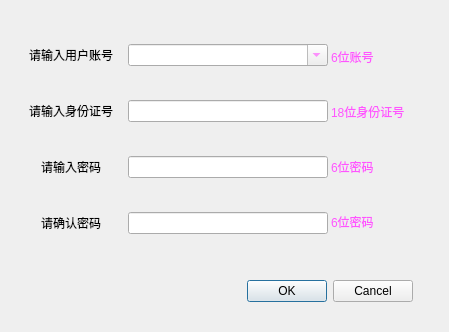
<?xml version="1.0" encoding="UTF-8"?>
<ui version="4.0">
 <class>user_account_detail</class>
 <widget class="QMainWindow" name="user_account_detail">
  <property name="geometry">
   <rect>
    <x>0</x>
    <y>0</y>
    <width>449</width>
    <height>332</height>
   </rect>
  </property>
  <property name="maximumSize">
   <size>
    <width>500</width>
    <height>16777215</height>
   </size>
  </property>
  <property name="windowTitle">
   <string>账户明细</string>
  </property>
  <property name="styleSheet">
   <string notr="true">background-image: url(:/imagin/花3.bmp);</string>
  </property>
  <widget class="QWidget" name="centralwidget">
   <widget class="QWidget" name="gridLayoutWidget">
    <property name="geometry">
     <rect>
      <x>20</x>
      <y>20</y>
      <width>311</width>
      <height>241</height>
     </rect>
    </property>
    <layout class="QGridLayout" name="gridLayout">
     <item row="3" column="1">
      <widget class="QLineEdit" name="user_passward2">
       <property name="maximumSize">
        <size>
         <width>200</width>
         <height>16777215</height>
        </size>
       </property>
       <property name="sizeIncrement">
        <size>
         <width>200</width>
         <height>0</height>
        </size>
       </property>
       <property name="alignment">
        <set>Qt::AlignLeading|Qt::AlignLeft|Qt::AlignVCenter</set>
       </property>
      </widget>
     </item>
     <item row="1" column="1">
      <widget class="QLineEdit" name="user_id">
       <property name="maximumSize">
        <size>
         <width>200</width>
         <height>16777215</height>
        </size>
       </property>
       <property name="sizeIncrement">
        <size>
         <width>200</width>
         <height>0</height>
        </size>
       </property>
       <property name="palette">
        <palette>
         <active>
          <colorrole role="Text">
           <brush brushstyle="SolidPattern">
            <color alpha="255">
             <red>255</red>
             <green>85</green>
             <blue>255</blue>
            </color>
           </brush>
          </colorrole>
          <colorrole role="BrightText">
           <brush brushstyle="SolidPattern">
            <color alpha="255">
             <red>255</red>
             <green>85</green>
             <blue>255</blue>
            </color>
           </brush>
          </colorrole>
          <colorrole role="ButtonText">
           <brush brushstyle="SolidPattern">
            <color alpha="255">
             <red>255</red>
             <green>85</green>
             <blue>255</blue>
            </color>
           </brush>
          </colorrole>
         </active>
         <inactive>
          <colorrole role="Text">
           <brush brushstyle="SolidPattern">
            <color alpha="255">
             <red>255</red>
             <green>85</green>
             <blue>255</blue>
            </color>
           </brush>
          </colorrole>
          <colorrole role="BrightText">
           <brush brushstyle="SolidPattern">
            <color alpha="255">
             <red>255</red>
             <green>85</green>
             <blue>255</blue>
            </color>
           </brush>
          </colorrole>
          <colorrole role="ButtonText">
           <brush brushstyle="SolidPattern">
            <color alpha="255">
             <red>255</red>
             <green>85</green>
             <blue>255</blue>
            </color>
           </brush>
          </colorrole>
         </inactive>
         <disabled>
          <colorrole role="Text">
           <brush brushstyle="SolidPattern">
            <color alpha="255">
             <red>120</red>
             <green>120</green>
             <blue>120</blue>
            </color>
           </brush>
          </colorrole>
          <colorrole role="BrightText">
           <brush brushstyle="SolidPattern">
            <color alpha="255">
             <red>255</red>
             <green>85</green>
             <blue>255</blue>
            </color>
           </brush>
          </colorrole>
          <colorrole role="ButtonText">
           <brush brushstyle="SolidPattern">
            <color alpha="255">
             <red>120</red>
             <green>120</green>
             <blue>120</blue>
            </color>
           </brush>
          </colorrole>
         </disabled>
        </palette>
       </property>
      </widget>
     </item>
     <item row="1" column="0">
      <widget class="QLabel" name="label">
       <property name="minimumSize">
        <size>
         <width>100</width>
         <height>30</height>
        </size>
       </property>
       <property name="maximumSize">
        <size>
         <width>100</width>
         <height>30</height>
        </size>
       </property>
       <property name="palette">
        <palette>
         <active/>
         <inactive/>
         <disabled/>
        </palette>
       </property>
       <property name="text">
        <string>请输入身份证号</string>
       </property>
       <property name="alignment">
        <set>Qt::AlignCenter</set>
       </property>
      </widget>
     </item>
     <item row="2" column="0">
      <widget class="QLabel" name="label_3">
       <property name="minimumSize">
        <size>
         <width>100</width>
         <height>30</height>
        </size>
       </property>
       <property name="maximumSize">
        <size>
         <width>100</width>
         <height>30</height>
        </size>
       </property>
       <property name="palette">
        <palette>
         <active/>
         <inactive/>
         <disabled/>
        </palette>
       </property>
       <property name="text">
        <string>请输入密码</string>
       </property>
       <property name="alignment">
        <set>Qt::AlignCenter</set>
       </property>
      </widget>
     </item>
     <item row="2" column="1">
      <widget class="QLineEdit" name="user_passward1">
       <property name="maximumSize">
        <size>
         <width>200</width>
         <height>16777215</height>
        </size>
       </property>
       <property name="sizeIncrement">
        <size>
         <width>200</width>
         <height>0</height>
        </size>
       </property>
       <property name="alignment">
        <set>Qt::AlignLeading|Qt::AlignLeft|Qt::AlignVCenter</set>
       </property>
      </widget>
     </item>
     <item row="0" column="0">
      <widget class="QLabel" name="label_2">
       <property name="minimumSize">
        <size>
         <width>100</width>
         <height>30</height>
        </size>
       </property>
       <property name="maximumSize">
        <size>
         <width>100</width>
         <height>30</height>
        </size>
       </property>
       <property name="palette">
        <palette>
         <active/>
         <inactive/>
         <disabled/>
        </palette>
       </property>
       <property name="text">
        <string>请输入用户账号</string>
       </property>
       <property name="alignment">
        <set>Qt::AlignCenter</set>
       </property>
      </widget>
     </item>
     <item row="3" column="0">
      <widget class="QLabel" name="label_4">
       <property name="minimumSize">
        <size>
         <width>100</width>
         <height>30</height>
        </size>
       </property>
       <property name="maximumSize">
        <size>
         <width>100</width>
         <height>30</height>
        </size>
       </property>
       <property name="palette">
        <palette>
         <active/>
         <inactive/>
         <disabled/>
        </palette>
       </property>
       <property name="text">
        <string>请确认密码</string>
       </property>
       <property name="alignment">
        <set>Qt::AlignCenter</set>
       </property>
      </widget>
     </item>
     <item row="0" column="1">
      <widget class="QComboBox" name="user_num">
       <property name="palette">
        <palette>
         <active>
          <colorrole role="Text">
           <brush brushstyle="SolidPattern">
            <color alpha="255">
             <red>255</red>
             <green>85</green>
             <blue>255</blue>
            </color>
           </brush>
          </colorrole>
          <colorrole role="BrightText">
           <brush brushstyle="SolidPattern">
            <color alpha="255">
             <red>255</red>
             <green>85</green>
             <blue>255</blue>
            </color>
           </brush>
          </colorrole>
          <colorrole role="ButtonText">
           <brush brushstyle="SolidPattern">
            <color alpha="255">
             <red>255</red>
             <green>85</green>
             <blue>255</blue>
            </color>
           </brush>
          </colorrole>
         </active>
         <inactive>
          <colorrole role="Text">
           <brush brushstyle="SolidPattern">
            <color alpha="255">
             <red>255</red>
             <green>85</green>
             <blue>255</blue>
            </color>
           </brush>
          </colorrole>
          <colorrole role="BrightText">
           <brush brushstyle="SolidPattern">
            <color alpha="255">
             <red>255</red>
             <green>85</green>
             <blue>255</blue>
            </color>
           </brush>
          </colorrole>
          <colorrole role="ButtonText">
           <brush brushstyle="SolidPattern">
            <color alpha="255">
             <red>255</red>
             <green>85</green>
             <blue>255</blue>
            </color>
           </brush>
          </colorrole>
         </inactive>
         <disabled>
          <colorrole role="Text">
           <brush brushstyle="SolidPattern">
            <color alpha="255">
             <red>120</red>
             <green>120</green>
             <blue>120</blue>
            </color>
           </brush>
          </colorrole>
          <colorrole role="BrightText">
           <brush brushstyle="SolidPattern">
            <color alpha="255">
             <red>255</red>
             <green>85</green>
             <blue>255</blue>
            </color>
           </brush>
          </colorrole>
          <colorrole role="ButtonText">
           <brush brushstyle="SolidPattern">
            <color alpha="255">
             <red>120</red>
             <green>120</green>
             <blue>120</blue>
            </color>
           </brush>
          </colorrole>
         </disabled>
        </palette>
       </property>
       <property name="editable">
        <bool>true</bool>
       </property>
      </widget>
     </item>
    </layout>
   </widget>
   <widget class="QDialogButtonBox" name="yesorno">
    <property name="geometry">
     <rect>
      <x>140</x>
      <y>280</y>
      <width>273</width>
      <height>23</height>
     </rect>
    </property>
    <property name="standardButtons">
     <set>QDialogButtonBox::Cancel|QDialogButtonBox::Ok</set>
    </property>
   </widget>
   <widget class="QWidget" name="gridLayoutWidget_2">
    <property name="geometry">
     <rect>
      <x>330</x>
      <y>20</y>
      <width>102</width>
      <height>241</height>
     </rect>
    </property>
    <layout class="QGridLayout" name="gridLayout_2">
     <item row="1" column="0">
      <widget class="QLabel" name="label_6">
       <property name="minimumSize">
        <size>
         <width>100</width>
         <height>25</height>
        </size>
       </property>
       <property name="maximumSize">
        <size>
         <width>100</width>
         <height>25</height>
        </size>
       </property>
       <property name="palette">
        <palette>
         <active>
          <colorrole role="WindowText">
           <brush brushstyle="SolidPattern">
            <color alpha="255">
             <red>255</red>
             <green>85</green>
             <blue>255</blue>
            </color>
           </brush>
          </colorrole>
         </active>
         <inactive>
          <colorrole role="WindowText">
           <brush brushstyle="SolidPattern">
            <color alpha="255">
             <red>255</red>
             <green>85</green>
             <blue>255</blue>
            </color>
           </brush>
          </colorrole>
         </inactive>
         <disabled>
          <colorrole role="WindowText">
           <brush brushstyle="SolidPattern">
            <color alpha="255">
             <red>120</red>
             <green>120</green>
             <blue>120</blue>
            </color>
           </brush>
          </colorrole>
         </disabled>
        </palette>
       </property>
       <property name="text">
        <string>18位身份证号</string>
       </property>
       <property name="alignment">
        <set>Qt::AlignLeading|Qt::AlignLeft|Qt::AlignVCenter</set>
       </property>
      </widget>
     </item>
     <item row="2" column="0">
      <widget class="QLabel" name="label_7">
       <property name="minimumSize">
        <size>
         <width>100</width>
         <height>25</height>
        </size>
       </property>
       <property name="maximumSize">
        <size>
         <width>100</width>
         <height>25</height>
        </size>
       </property>
       <property name="palette">
        <palette>
         <active>
          <colorrole role="WindowText">
           <brush brushstyle="SolidPattern">
            <color alpha="255">
             <red>255</red>
             <green>85</green>
             <blue>255</blue>
            </color>
           </brush>
          </colorrole>
         </active>
         <inactive>
          <colorrole role="WindowText">
           <brush brushstyle="SolidPattern">
            <color alpha="255">
             <red>255</red>
             <green>85</green>
             <blue>255</blue>
            </color>
           </brush>
          </colorrole>
         </inactive>
         <disabled>
          <colorrole role="WindowText">
           <brush brushstyle="SolidPattern">
            <color alpha="255">
             <red>120</red>
             <green>120</green>
             <blue>120</blue>
            </color>
           </brush>
          </colorrole>
         </disabled>
        </palette>
       </property>
       <property name="text">
        <string>6位密码</string>
       </property>
       <property name="alignment">
        <set>Qt::AlignLeading|Qt::AlignLeft|Qt::AlignVCenter</set>
       </property>
      </widget>
     </item>
     <item row="0" column="0">
      <widget class="QLabel" name="label_5">
       <property name="minimumSize">
        <size>
         <width>100</width>
         <height>25</height>
        </size>
       </property>
       <property name="maximumSize">
        <size>
         <width>100</width>
         <height>25</height>
        </size>
       </property>
       <property name="palette">
        <palette>
         <active>
          <colorrole role="WindowText">
           <brush brushstyle="SolidPattern">
            <color alpha="255">
             <red>255</red>
             <green>85</green>
             <blue>255</blue>
            </color>
           </brush>
          </colorrole>
         </active>
         <inactive>
          <colorrole role="WindowText">
           <brush brushstyle="SolidPattern">
            <color alpha="255">
             <red>255</red>
             <green>85</green>
             <blue>255</blue>
            </color>
           </brush>
          </colorrole>
         </inactive>
         <disabled>
          <colorrole role="WindowText">
           <brush brushstyle="SolidPattern">
            <color alpha="255">
             <red>120</red>
             <green>120</green>
             <blue>120</blue>
            </color>
           </brush>
          </colorrole>
         </disabled>
        </palette>
       </property>
       <property name="text">
        <string>6位账号</string>
       </property>
       <property name="alignment">
        <set>Qt::AlignLeading|Qt::AlignLeft|Qt::AlignVCenter</set>
       </property>
      </widget>
     </item>
     <item row="3" column="0">
      <widget class="QLabel" name="label_8">
       <property name="minimumSize">
        <size>
         <width>100</width>
         <height>25</height>
        </size>
       </property>
       <property name="maximumSize">
        <size>
         <width>100</width>
         <height>25</height>
        </size>
       </property>
       <property name="palette">
        <palette>
         <active>
          <colorrole role="WindowText">
           <brush brushstyle="SolidPattern">
            <color alpha="255">
             <red>255</red>
             <green>85</green>
             <blue>255</blue>
            </color>
           </brush>
          </colorrole>
         </active>
         <inactive>
          <colorrole role="WindowText">
           <brush brushstyle="SolidPattern">
            <color alpha="255">
             <red>255</red>
             <green>85</green>
             <blue>255</blue>
            </color>
           </brush>
          </colorrole>
         </inactive>
         <disabled>
          <colorrole role="WindowText">
           <brush brushstyle="SolidPattern">
            <color alpha="255">
             <red>120</red>
             <green>120</green>
             <blue>120</blue>
            </color>
           </brush>
          </colorrole>
         </disabled>
        </palette>
       </property>
       <property name="text">
        <string>6位密码</string>
       </property>
       <property name="alignment">
        <set>Qt::AlignLeading|Qt::AlignLeft|Qt::AlignVCenter</set>
       </property>
      </widget>
     </item>
    </layout>
   </widget>
  </widget>
 </widget>
 <resources/>
 <connections/>
</ui>
